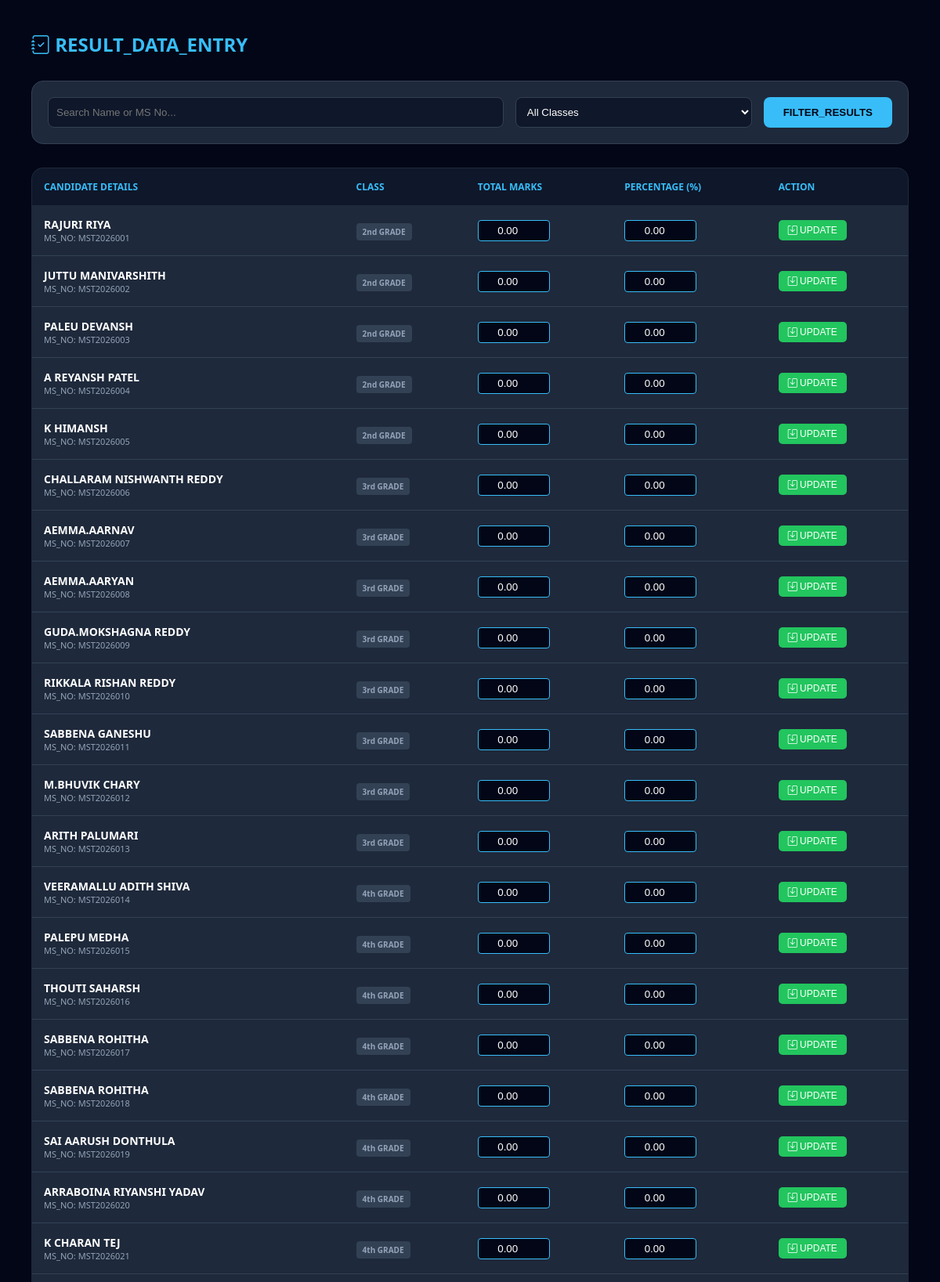
The page /admin/marks/results_edit.php (upper part) on the database its author committed.
### tables this page shows
CREATE TABLE `students` (
  `id` int(11) NOT NULL,
  `ms_no` varchar(50) DEFAULT NULL,
  `name` varchar(100) DEFAULT NULL,
  `email` varchar(100) DEFAULT NULL,
  `phone` varchar(15) DEFAULT NULL,
  `class_id` int(11) NOT NULL,
  `father_name` varchar(100) DEFAULT NULL,
  `old_school` varchar(255) DEFAULT NULL,
  `mother_name` varchar(255) DEFAULT NULL,
  `previous_school` varchar(255) DEFAULT NULL,
  `father_contact` varchar(20) DEFAULT NULL,
  `mother_contact` varchar(20) DEFAULT NULL,
  `dob` date DEFAULT NULL,
  `address` text DEFAULT NULL,
  `last_total` decimal(10,2) DEFAULT 0.00,
  `last_percentage` decimal(10,2) DEFAULT 0.00,
  `last_notified` datetime DEFAULT NULL
);

CREATE TABLE `classes` (
  `id` int(11) NOT NULL,
  `class_name` varchar(50) DEFAULT NULL
);

### admin/marks/results_edit.php (the view, shortened to what this page needs)
<?php
include '../../config/db.php';
$search = $_GET['search'] ?? '';
$sql = "SELECT s.*, c.class_name FROM students s
        LEFT JOIN classes c ON s.class_id = c.id WHERE 1";
$students = $conn->query($sql);
?>
<!DOCTYPE html>
<html>
<head>
    <link rel="stylesheet" href="https://cdn.jsdelivr.net/npm/bootstrap-icons@1.11.1/font/bootstrap-icons.css">
</head>
<body>
<div class="container">
    <div class="header-flex">
        <h2 style="color:#38bdf8; margin:0;"><i class="bi bi-journal-check"></i> RESULT_DATA_ENTRY</h2>
    </div>
    <form class="filter-bar" method="GET">
        <input type="text" name="search" placeholder="Search Name or MS No..." value="<?= $search ?>" style="flex:2;">
        <select name="class_id" style="flex:1;">
            <option value="ALL">All Classes</option>
        </select>
        <button class="btn-search">FILTER_RESULTS</button>
    </form>
    <table>
        <thead>
            <tr>
                <th>Candidate Details</th>
                <th>Class</th>
                <th>Total Marks</th>
                <th>Percentage (%)</th>
                <th>Action</th>
            </tr>
        </thead>
        <tbody>
            <?php if($students->num_rows > 0): ?>
                <?php while($s = $students->fetch_assoc()): ?>
                <form method="POST">
                    <tr>
                        <td>
                            <div style="font-weight:bold; color:#fff;"><?= strtoupper($s['name']) ?></div>
                            <div style="font-size:11px; color:#94a3b8;">MS_NO: <?= $s['ms_no'] ?></div>
                        </td>
                        <td><span class="badge"><?= $s['class_name'] ?></span></td>
                        <td>
                            <input type="number" step="0.01" name="last_total" class="input-edit" value="<?= $s['last_total'] ?>">
                        </td>
                        <td>
                            <input type="number" step="0.01" name="last_percentage" class="input-edit" value="<?= $s['last_percentage'] ?>">
                        </td>
                        <td>
                            <button name="update_marks" class="btn-save">
                                <i class="bi bi-save"></i> UPDATE
                            </button>
                        </td>
                    </tr>
                </form>
                <?php endwhile; ?>
            <?php else: ?>
                <tr><td colspan="5" style="text-align:center; color:#94a3b8; padding:40px;">No student records found matching your query.</td></tr>
            <?php endif; ?>
        </tbody>
    </table>
</div>
</body>
</html>

### admin/marks/results_edit.php (style rules this page uses)
body { background:#020617; color:#f8fafc; font-family:'Segoe UI', sans-serif; padding:40px; margin:0; }
.container { max-width:1200px; margin:auto; }
.header-flex { display:flex; justify-content:space-between; align-items:center; margin-bottom:30px; }
.filter-bar { background:#1e293b; padding:20px; border-radius:15px; border:1px solid #334155; display:flex; gap:15px; margin-bottom:30px; }
input, select { background:#0f172a; border:1px solid #334155; color:white; padding:10px; border-radius:8px; outline:none; }
.btn-search { background:#38bdf8; color:#020617; border:none; padding:10px 25px; border-radius:8px; font-weight:bold; cursor:pointer; }
table { width:100%; border-collapse:collapse; background:#1e293b; border-radius:15px; overflow:hidden; border:1px solid #334155; }
th { background:#0f172a; color:#38bdf8; text-align:left; padding:15px; font-size:12px; text-transform:uppercase; }
td { padding:15px; border-bottom:1px solid #334155; font-size:14px; }
.input-edit { width:80px; padding:5px; background:#020617; border:1px solid #38bdf8; color:white; border-radius:4px; text-align:center; }
.btn-save { background:#22c55e; color:white; border:none; padding:6px 12px; border-radius:5px; cursor:pointer; font-size:12px; }
.badge { padding:4px 8px; border-radius:4px; font-size:10px; font-weight:bold; background:#334155; color:#94a3b8; }

### rows shown on the page
students: name "RAJURI RIYA", ms_no "MST2026001", class.class_name "2nd GRADE", last_total "0.00", last_percentage "0.00"
students: name "JUTTU MANIVARSHITH", ms_no "MST2026002", class.class_name "2nd GRADE", last_total "0.00", last_percentage "0.00"
students: name "PALEU DEVANSH", ms_no "MST2026003", class.class_name "2nd GRADE", last_total "0.00", last_percentage "0.00"
students: name "A REYANSH PATEL", ms_no "MST2026004", class.class_name "2nd GRADE", last_total "0.00", last_percentage "0.00"
students: name "K HIMANSH", ms_no "MST2026005", class.class_name "2nd GRADE", last_total "0.00", last_percentage "0.00"
students: name "CHALLARAM NISHWANTH REDDY", ms_no "MST2026006", class.class_name "3rd GRADE", last_total "0.00", last_percentage "0.00"
students: name "AEMMA.AARNAV", ms_no "MST2026007", class.class_name "3rd GRADE", last_total "0.00", last_percentage "0.00"
students: name "AEMMA.AARYAN", ms_no "MST2026008", class.class_name "3rd GRADE", last_total "0.00", last_percentage "0.00"
students: name "GUDA.MOKSHAGNA REDDY", ms_no "MST2026009", class.class_name "3rd GRADE", last_total "0.00", last_percentage "0.00"
students: name "RIKKALA RISHAN REDDY", ms_no "MST2026010", class.class_name "3rd GRADE", last_total "0.00", last_percentage "0.00"
students: name "SABBENA GANESHU", ms_no "MST2026011", class.class_name "3rd GRADE", last_total "0.00", last_percentage "0.00"
students: name "M.BHUVIK CHARY", ms_no "MST2026012", class.class_name "3rd GRADE", last_total "0.00", last_percentage "0.00"
students: name "ARITH PALUMARI", ms_no "MST2026013", class.class_name "3rd GRADE", last_total "0.00", last_percentage "0.00"
students: name "VEERAMALLU ADITH SHIVA", ms_no "MST2026014", class.class_name "4th GRADE", last_total "0.00", last_percentage "0.00"
students: name "PALEPU MEDHA", ms_no "MST2026015", class.class_name "4th GRADE", last_total "0.00", last_percentage "0.00"
students: name "THOUTI SAHARSH", ms_no "MST2026016", class.class_name "4th GRADE", last_total "0.00", last_percentage "0.00"
students: name "SABBENA ROHITHA", ms_no "MST2026017", class.class_name "4th GRADE", last_total "0.00", last_percentage "0.00"
students: name "SABBENA ROHITHA", ms_no "MST2026018", class.class_name "4th GRADE", last_total "0.00", last_percentage "0.00"
students: name "SAI AARUSH DONTHULA", ms_no "MST2026019", class.class_name "4th GRADE", last_total "0.00", last_percentage "0.00"
students: name "ARRABOINA RIYANSHI YADAV", ms_no "MST2026020", class.class_name "4th GRADE", last_total "0.00", last_percentage "0.00"
students: name "K CHARAN TEJ", ms_no "MST2026021", class.class_name "4th GRADE", last_total "0.00", last_percentage "0.00"
